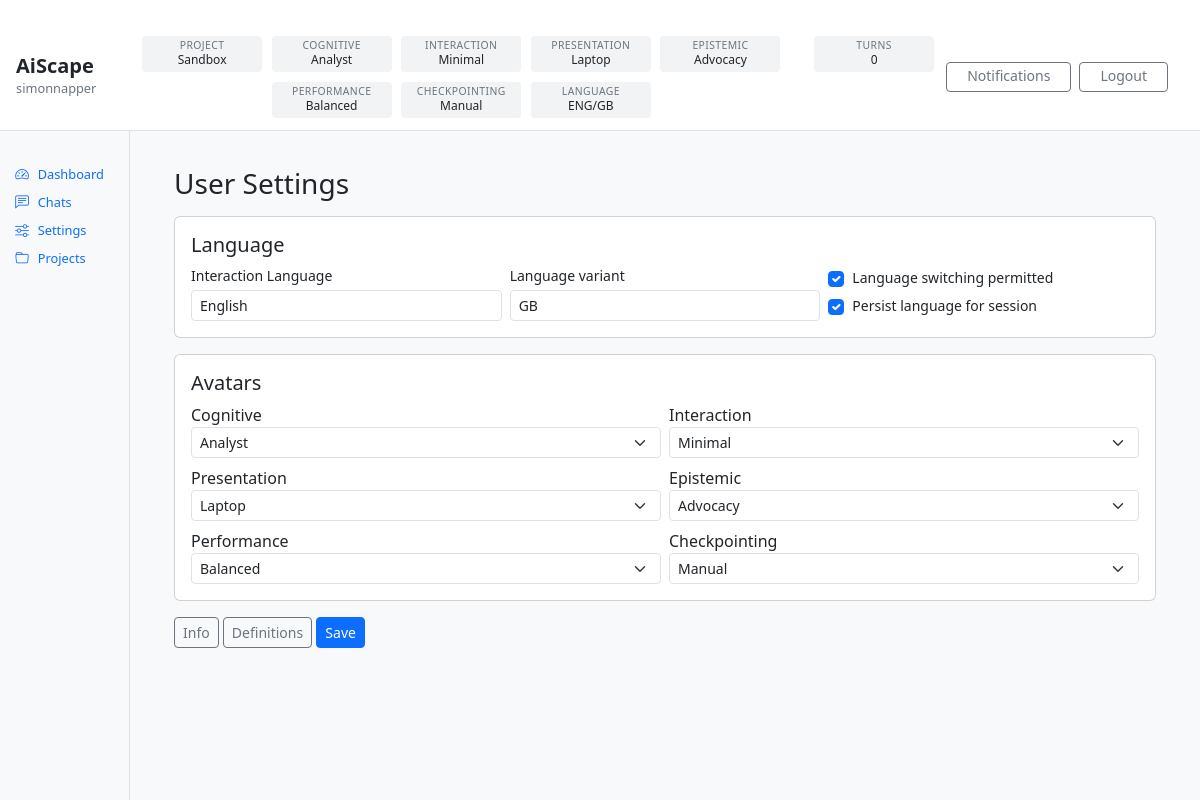
The app's page /accounts/config/user/ (signed in) with its own data.
### accounts/models.py (models this page shows)
class User(AbstractUser):
    email = models.EmailField(unique=True)

### projects/models.py (models this page shows, shortened)
class Project(models.Model):
    class Kind(models.TextChoices):
        STANDARD = "STANDARD", "Standard"
        SANDBOX = "SANDBOX", "Sandbox"
    class PrimaryType(models.TextChoices):
        META = "META", "Meta / Programme"
        KNOWLEDGE = "KNOWLEDGE", "Knowledge"
        DELIVERY = "DELIVERY", "Delivery"
        RESEARCH = "RESEARCH", "Research"
        OPERATIONS = "OPERATIONS", "Operations"
    class Mode(models.TextChoices):
        PLAN = "PLAN", "Plan"
        EXECUTE = "EXECUTE", "Execute"
        REVIEW = "REVIEW", "Review"
    class Status(models.TextChoices):
        ACTIVE = "ACTIVE", "Active"
        PAUSED = "PAUSED", "Paused"
        ARCHIVED = "ARCHIVED", "Archived"
    name = models.CharField(max_length=200, unique=True)
    description = models.TextField(blank=True)
    purpose = models.TextField(blank=True, default="")
    kind = models.CharField(
        max_length=20,
        choices=Kind.choices,
        default=Kind.STANDARD,
    )
    primary_type = models.CharField(
        max_length=20,
        choices=PrimaryType.choices,
        default=PrimaryType.DELIVERY,
    )
    mode = models.CharField(
        max_length=10,
        choices=Mode.choices,
        default=Mode.PLAN,
    )
    status = models.CharField(
        max_length=10,
        choices=Status.choices,
        default=Status.ACTIVE,
    )
    owner = models.ForeignKey(
        settings.AUTH_USER_MODEL,
        on_delete=models.PROTECT,
        related_name="owned_projects",
    )
    active_l4_config = models.ForeignKey(
        "config.ConfigRecord",
        on_delete=models.PROTECT,
        null=True,
        blank=True,
        related_name="projects_using_as_active_l4",
    )
    created_at = models.DateTimeField(auto_now_add=True)
    updated_at = models.DateTimeField(auto_now=True)

### accounts/models_avatars.py (models this page shows, shortened)
class Avatar(models.Model):
    class Category(models.TextChoices):
        COGNITIVE = "COGNITIVE", "Cognitive"
        INTERACTION = "INTERACTION", "Interaction"
        PRESENTATION = "PRESENTATION", "Presentation"
        EPISTEMIC = "EPISTEMIC", "Epistemic"
        PERFORMANCE = "PERFORMANCE", "Performance"
        CHECKPOINTING = "CHECKPOINTING", "Checkpointing"
    category = models.CharField(max_length=20, choices=Category.choices)
    key = models.SlugField(max_length=80)  # unique per category (enforced below)
    name = models.CharField(max_length=120)
    description = models.TextField(blank=True)
    is_active = models.BooleanField(default=True)
    created_at = models.DateTimeField(auto_now_add=True)
    updated_at = models.DateTimeField(auto_now=True)
    class Meta:
        unique_together = [("category", "key")]
        indexes = [
            models.Index(fields=["category", "is_active"]),
            models.Index(fields=["category", "key"]),
        ]
    def __str__(self) -> str:
        return self.name

class UserProfile(models.Model):
    user = models.OneToOneField(
        settings.AUTH_USER_MODEL,
        on_delete=models.CASCADE,
        related_name="profile",
    )
    default_language = models.CharField(max_length=40, default="English")
    default_language_variant = models.CharField(max_length=40, default="British English")
    language_switching_permitted = models.BooleanField(default=True)
    persist_language_switch_for_session = models.BooleanField(default=True)
    cognitive_avatar = models.ForeignKey(
        Avatar,
        on_delete=models.PROTECT,
        related_name="users_cognitive",
        limit_choices_to={"category": Avatar.Category.COGNITIVE, "is_active": True},
    )
    interaction_avatar = models.ForeignKey(
        Avatar,
        on_delete=models.PROTECT,
        related_name="users_interaction",
        limit_choices_to={"category": Avatar.Category.INTERACTION, "is_active": True},
    )
    presentation_avatar = models.ForeignKey(
        Avatar,
        on_delete=models.PROTECT,
        related_name="users_presentation",
        limit_choices_to={"category": Avatar.Category.PRESENTATION, "is_active": True},
    )
    epistemic_avatar = models.ForeignKey(
        Avatar,
        on_delete=models.PROTECT,
        related_name="users_epistemic",
        limit_choices_to={"category": Avatar.Category.EPISTEMIC, "is_active": True},
    )
    performance_avatar = models.ForeignKey(
        Avatar,
        on_delete=models.PROTECT,
        related_name="users_performance",
        limit_choices_to={"category": Avatar.Category.PERFORMANCE, "is_active": True},
    )
    checkpointing_avatar = models.ForeignKey(
        Avatar,
        on_delete=models.PROTECT,
        related_name="users_checkpointing",
        limit_choices_to={"category": Avatar.Category.CHECKPOINTING, "is_active": True},
    )
    created_at = models.DateTimeField(auto_now_add=True)
    updated_at = models.DateTimeField(auto_now=True)
    class Meta:
        indexes = [
            models.Index(fields=["default_language_variant"]),
        ]

### accounts/views.py (the view)
# urls.py: path("config/user/", views.user_config_edit, name="user_config_user"),
@login_required
def user_config_edit(request):
    profile = getattr(request.user, "profile", None)
    if profile is None:
        raise Http404("User profile not found. Run backfill / ensure profile creation.")
    if request.method == "POST":
        form = UserProfileDefaultsForm(request.POST, instance=profile)
        if form.is_valid():
            form.save()
            messages.success(request, "Global User Settings saved.")
            return redirect("accounts:user_config_user")
    else:
        form = UserProfileDefaultsForm(instance=profile)
    return render(request, "accounts/config_user_edit.html", {"form": form})

### accounts/templatetags/rw_extras.py (called while the page is built)
@register.filter
def get_item(d, key):
    if d is None:
        return None
    try:
        return d.get(key)
    except AttributeError:
        try:
            return d[key]
        except Exception:
            return None

### notifications/context_processors.py (called while the page is built)
def notifications_bar(request) -> Dict[str, Any]:
    user = getattr(request, "user", None)
    if not user or isinstance(user, AnonymousUser) or not user.is_authenticated:
        return {"rw_notifications": None}
    unread = Notification.objects.filter(recipient=user, is_read=False).count()
    return {
        "rw_notifications": {
            "unread_count": unread,
        }
    }

### projects/services.py (called while the page is built)
def accessible_projects_qs(user):
    if not getattr(user, "is_authenticated", False):
        return Project.objects.none()
    if user.is_superuser or user.is_staff:
        return Project.objects.all()
    return Project.objects.filter(
        Q(owner=user) | Q(scoped_roles__user=user)
    ).distinct()

### templates/accounts/config_user_edit.html (shortened to what this page needs)
{% extends "base.html" %}
{% block content %}
<div class="container-fluid px-3 px-md-4 py-3">
    <h3 class="mb-3">User Settings</h3>
    <form method="post" novalidate>
        <div class="card mb-3">
            <div class="card-body">
                <h5 class="card-title mb-2">Language</h5>
                <div class="row g-2 align-items-end">
                    <div class="col-12 col-md-4">
                        <label class="form-label small mb-1">Interaction Language</label>
                        {{ form.default_language }}
                    </div>
                    <div class="col-12 col-md-4">
                        <label class="form-label small mb-1">Language variant</label>
                        {{ form.default_language_variant }}
                    </div>
                    <div class="col-12 col-md-4">
                        <div class="form-check mb-1">
                            {{ form.language_switching_permitted }}
                            <label class="form-check-label small">Language switching permitted</label>
                        </div>
                        <div class="form-check">
                            {{ form.persist_language_switch_for_session }}
                            <label class="form-check-label small">Persist language for session</label>
                        </div>
                    </div>
                </div>
            </div>
        </div>
        <div class="card mb-3">
            <div class="card-body">
                <h5 class="card-title mb-2">Avatars</h5>
                <div class="row g-2">
                    <div class="col-12 col-md-6">
                        <div class="rw-field">
                            <label>Cognitive</label>
                            {{ form.cognitive_avatar }}
                        </div>
                    </div>
                    <div class="col-12 col-md-6">
                        <div class="rw-field">
                            <label>Interaction</label>
                            {{ form.interaction_avatar }}
                        </div>
                    </div>
                    <div class="col-12 col-md-6">
                        <div class="rw-field">
                            <label>Presentation</label>
                            {{ form.presentation_avatar }}
                        </div>
                    </div>
                    <div class="col-12 col-md-6">
                        <div class="rw-field">
                            <label>Epistemic</label>
                            {{ form.epistemic_avatar }}
                        </div>
                    </div>
                    <div class="col-12 col-md-6">
                        <div class="rw-field">
                            <label>Performance</label>
                            {{ form.performance_avatar }}
                        </div>
                    </div>
                    <div class="col-12 col-md-6">
                        <div class="rw-field">
                            <label>Checkpointing</label>
                            {{ form.checkpointing_avatar }}
                        </div>
                    </div>
                </div>
            </div>
        </div>
        <div class="rw-actionbar mt-2">
            <a href="{% url 'accounts:user_config_info' %}" class="btn btn-sm btn-outline-secondary">Info</a>
            <a href="{% url 'accounts:user_config_definitions' %}" class="btn btn-sm btn-outline-secondary">Definitions</a>
            <button type="submit" class="btn btn-sm btn-primary">Save</button>
        </div>
    </form>
</div>
{% endblock %}

### templates/base.html (shortened to what this page needs)
<!doctype html>
<html lang="en-gb">
<head>
    <link href="https://cdn.jsdelivr.net/npm/bootstrap@5.3.3/dist/css/bootstrap.min.css"
          rel="stylesheet"
 />
    <link rel="stylesheet"
          href="https://cdn.jsdelivr.net/npm/bootstrap-icons@1.11.3/font/bootstrap-icons.min.css" />
    {% load static %}
    <link rel="stylesheet" href="{% static 'app.css' %}" />
</head>
<body class="rw-shell">
    {% include "partials/topbar.html" %}
    <div class="rw-body">
        <aside class="rw-sidebar border-end bg-light">
            {% include "partials/sidebar.html" %}
        </aside>
        <main class="rw-main" role="main">
            {% block content %}{% endblock %}
        </main>
    </div>
</body>
</html>

### templates/partials/topbar.html (shortened to what this page needs)
{% load rw_extras %}
<header class="rw-topbar" role="banner">
  <div class="rw-topbar-left">
    <div class="rw-brand">
      <div class="rw-brand-name">AiScape</div>
      <div class="rw-brand-user">{{ request.user.username }}</div>
    </div>
  </div>
  <div class="rw-topbar-centre">
    <div class="rw-status-grid" aria-label="Active configuration status">
      <div class="rw-status">
          <div class="rw-status-label">Project</div>
          <div class="rw-status-value">
            {% if rw_projects and rw_projects.active %}
               {{ rw_projects.active.kind|title }}
            {% else %}
               —
            {% endif %}
          </div>
</div>
      {% if rw_overrides %}
        {% for cat_key, cat_label in rw_overrides.categories %}
        <div class="rw-status">
          <div class="rw-status-label">{{ cat_label }}</div>
          <div class="rw-status-value">{{ rw_overrides.defaults|get_item:cat_key }}</div>
        </div>
        {% endfor %}
      {% endif %}
      <div class="rw-status">
        <div class="rw-status-label">Language</div>
        <div class="rw-status-value">
          {% with p=request.user.profile %}
            {{ p.default_language|default:""|slice:":3"|upper }}/{{ p.default_language_variant|default:""|slice:":3"|upper }}
          {% endwith %}
        </div>
      </div>
    </div>
    <div class="rw-status">
      <div class="rw-status-label">Turns</div>
      <div class="rw-status-value">
        {% if rw_chat %}{{ rw_chat.turn_count }}{% else %}—{% endif %}
      </div>
</div>
  </div>
  <div class="rw-topbar-right">
    <a class="btn btn-sm btn-outline-secondary rw-topbar-btn rw-bell-btn"
       href="{% url 'notifications:list' %}">
      Notifications
    </a>
    <form action="{% url 'accounts:logout' %}" method="post" class="rw-inline-form">
      <button type="submit" class="btn btn-sm btn-outline-secondary rw-topbar-btn">
        Logout
      </button>
    </form>
  </div>
</header>

### templates/partials/sidebar.html (shortened to what this page needs)
<nav class="rw-sidebar-nav">
  <ul class="nav flex-column px-3 py-3 gap-1">
    <li class="nav-item">
      <a class="nav-link" href="{% url 'accounts:dashboard' %}">
        <i class="bi bi-speedometer2 me-2"></i>
        Dashboard
      </a>
    </li>
  <li class="nav-item">
      <a class="nav-link" href="{% url 'accounts:chat_browse' %}">
        <i class="bi bi-chat-left-text me-2"></i>
        Chats
      </a>
    </li>
    <li class="nav-item">
      <a class="nav-link" href="{% url 'accounts:config_menu' %}">
        <i class="bi bi-sliders me-2"></i>
        Settings
      </a>
    </li>
    <li class="nav-item">
      <a class="nav-link" href="{% url 'accounts:project_config_list' %}">
        <i class="bi bi-folder me-2"></i>
        Projects
      </a>
    </li>
  </ul>
</nav>

### static/app.css (style rules this page uses)
.rw-body { flex: 1 1 auto; min-height: 0; display: flex; }
.rw-main { flex: 1 1 auto; min-width: 0; padding: 1.25rem; overflow: auto; background: #f8f9fa; }
.rw-topbar { display: grid; grid-template-columns: auto 1fr auto; align-items: center; gap: 0.75rem; padding: 0.75rem 1rem; border-bottom: 1px solid #dee2e6; background: #fff; }
.rw-topbar-left { min-width: 0; }
.rw-topbar-centre { min-width: 0; display: flex; justify-content: center; }
.rw-topbar-right { display: flex; align-items: center; gap: 0.5rem; padding-right: 1rem; }
.rw-brand-name { font-weight: 600; font-size: 1.25rem; line-height: 1.1; }
.rw-brand-user { font-size: 0.8rem; color: #6c757d; margin-top: 0.1rem; white-space: nowrap; overflow: hidden; text-overflow: ellipsis; }
.rw-status-grid { display: flex; flex-wrap: wrap; gap: 0.6rem; justify-content: center; }
.rw-status { flex: 0 0 120px; width: 120px; min-width: 120px; max-width: 120px; height: 36px; min-height: 36px; max-height: 36px; display: flex; flex-direction: column; justify-content: center; align-items: center; border-radius: 4px; background: #f1f3f5; text-align: center; padding: 0.05rem; }
.rw-status-label { font-size: 0.65rem; line-height: 1; color: #6c757d; text-transform: uppercase; letter-spacing: 0.04em; margin-bottom: 0.15rem; }
.rw-status-value { font-size: 0.75rem; line-height: 1.2; font-weight: 500; color: #212529; white-space: nowrap; overflow: hidden; text-overflow: ellipsis; }
.rw-topbar-btn { white-space: nowrap; padding: 0.35rem 1.25rem; line-height: 1.2; }
.rw-inline-form { margin: 0; }
.rw-bell-btn { position: relative; }
.rw-sidebar { width: 130px; flex: 0 0 130px; border-right: 1px solid #dee2e6; background: #fff; overflow: auto; }
.rw-sidebar-nav .nav-link { font-size: 0.80rem; padding: 0.30rem 0.45rem; line-height: 1.1; }
.rw-sidebar-nav .nav { padding-left: 0.5rem !important; padding-right: 0.5rem !important; padding-top: 0.5rem !important; padding-bottom: 0.5rem !important; gap: 0.25rem !important; }
.rw-sidebar-nav .nav-link i { font-size: 0.85rem; margin-right: 0.35rem !important; }

### records on screen
User: user.username "simonnapper"
Project: active.kind "Sandbox"
Avatar: category "COGNITIVE", defaults|get_item "Analyst"
Avatar: category "INTERACTION", defaults|get_item "Minimal"
Avatar: category "PRESENTATION", defaults|get_item "Laptop"
Avatar: category "EPISTEMIC", defaults|get_item "Advocacy"
Avatar: category "PERFORMANCE", defaults|get_item "Balanced"
Avatar: category "CHECKPOINTING", defaults|get_item "Manual"
UserProfile: default_language "ENG", default_language_variant "GB", default_language "English", language_switching_permitted "☑", persist_language_switch_for_session "☑", cognitive_avatar "Analyst", interaction_avatar "Minimal", presentation_avatar "Laptop", epistemic_avatar "Advocacy", performance_avatar "Balanced", checkpointing_avatar "Manual"

### other values on screen
{{ rw_chat.turn_count }} "0"
